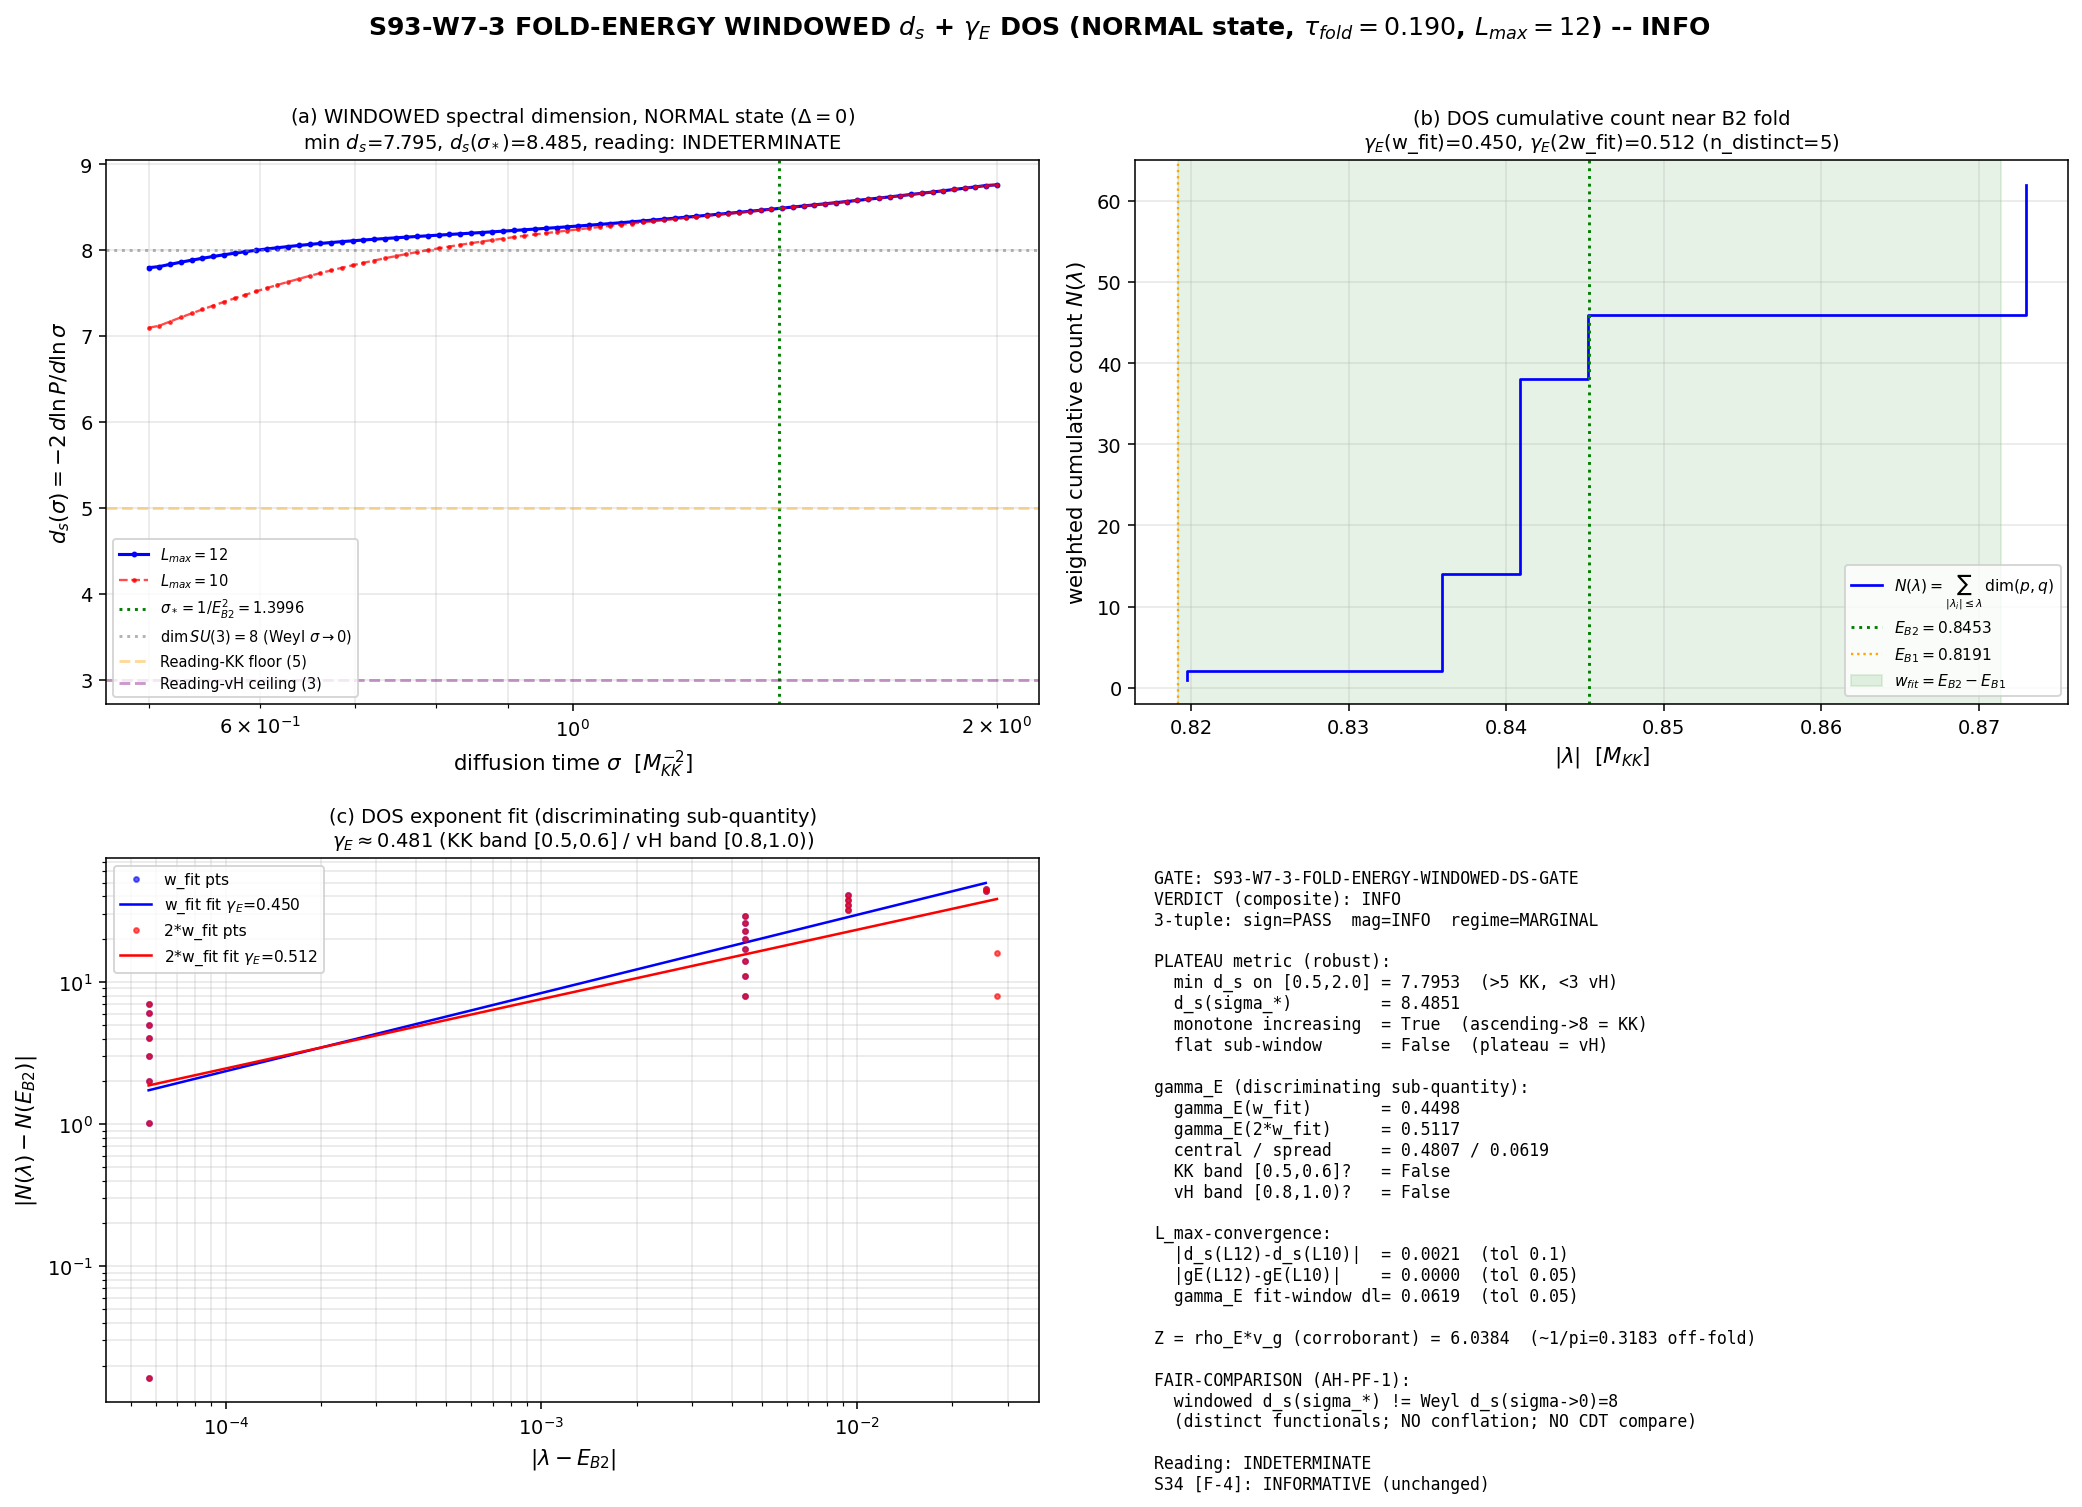

Reproduce this figure in Python.
#!/usr/bin/env python3
r"""
S93-W7-3-FOLD-ENERGY-WINDOWED-DS-GATE  ([SIGN], GEOMETRIC)
==========================================================

PRIMARY author: kaluza-klein-theorist (monotone-to-8 / Weyl side).
Co-review (separate later dispatch): landau-condensed-matter-theorist
(van-Hove / flat-band side).

Resolves the FOLD-ENERGY WINDOWED spectral dimension into Reading-KK vs
Reading-van-Hove and discharges the long-open S34 [F-4] question.

Method (per session-93-plan-w7.md §W7-3):
  Compute the windowed spectral dimension on the converged-L_max D_K spectrum
  at tau_fold = 0.190, NORMAL STATE (Delta = 0; the BdG gap is NOT applied --
  this is the BARE D_K heat trace):

      P(sigma) = Sum_{(p,q)} dim(p,q) * Sum_i exp(-sigma * lambda_i^2)
      d_s(sigma) = -2 d ln P(sigma) / d ln sigma            (centered finite diff)

  on sigma in [0.5, 2.0] M_KK^-2, fold-match diffusion window
  sigma_* = 1/E_B2^2 (a DERIVED window pin from the bit-exact canonical
  E_B2_mean, tagged # (local)).

  PLUS the directly-fitted energy-axis DOS exponent gamma_E (the discriminating
  sub-quantity per AH-PF-1) from the cumulative count
      N(lambda) - N(E_0) ~ sign(lambda - E_0) |lambda - E_0|^{1 - gamma_E}
  near E_0 = E_B2_mean, fit window w_fit = (E_B2_mean - E_B1), re-fit at 2*w_fit.

FAIR-COMPARISON OBSERVABLE DISCIPLINE (AH-PF-1 / phononic-framing.md
"Same-functional-different-scale fair-comparison"): the WINDOWED d_s(sigma_*)
is a DISTINCT functional of P(sigma) from the SETTLED sigma->0 Weyl asymptotic
d_s(sigma->0) = dim(SU(3)) = 8 (Minakshisundaram-Pleijel). This gate computes
ONLY the intermediate-window observable; it does NOT assert anything about the
sigma->0 asymptotic and does NOT conflate the two. No CDT numerical cross-
comparison (the S53 d_s_max=67.829 3D-K^2-weighting artifact + the L_max>>6
caution make any accessible NUMERICAL CDT comparison premature, Claim B).

Z = rho_E * v_g CONSISTENCY CHECK (NOT a gate): reported as a corroborant only;
Z is a PRODUCT invariant ~ 1/pi off-fold for the whole gamma_E in [1/2,1)
family (D-L1, Sage-verified), NOT a gamma_E-lock.

READINGS (pre-registered, two-sided):
  Reading-KK       iff (min d_s > 5) AND (d_s strictly monotone) AND gamma_E in [0.5,0.6]
  Reading-van-Hove iff (min d_s < 3) AND (flat sub-window)        AND gamma_E in [0.8,1.0)
  INDETERMINATE    iff (3 <= min d_s <= 5) OR (gamma_E in (0.6,0.8))
                       OR L_max-convergence / gamma_E-fit-window not met

Session: S93 | Wave: W7 | Gate: S93-W7-3-FOLD-ENERGY-WINDOWED-DS-GATE
"""

import hashlib
import json
import sys
from pathlib import Path

import numpy as np
import matplotlib
matplotlib.use("Agg")
import matplotlib.pyplot as plt

# -----------------------------------------------------------------------------
# Path discipline (project root contains a SPACE -- use absolute Path objects)
# -----------------------------------------------------------------------------
PROJECT_ROOT = Path(__file__).resolve().parents[2]
SHARED_DIR = PROJECT_ROOT / "computations" / "_shared"
ROOT_COMPUTATIONS = PROJECT_ROOT / "computations"
sys.path.insert(0, str(SHARED_DIR))
sys.path.insert(0, str(ROOT_COMPUTATIONS))

# -----------------------------------------------------------------------------
# Canonical constants (MANDATORY: never hardcode framework constants)
# -----------------------------------------------------------------------------
from canonical_constants import (  # noqa: E402
    tau_fold,
    M_KK,
    E_B2_mean,
    E_B1,
)

# -----------------------------------------------------------------------------
# GPU heat-trace reduction (RX 9070 XT, torch+rocm). Falls back to numpy.
# -----------------------------------------------------------------------------
try:
    import torch  # noqa: E402
    _TORCH_OK = torch.cuda.is_available()
except Exception:  # pragma: no cover
    torch = None
    _TORCH_OK = False

# -----------------------------------------------------------------------------
# Gate identity + machinery pins (per plan §W7-3 R3 YAML)
# -----------------------------------------------------------------------------
GATE_ID = "S93-W7-3-FOLD-ENERGY-WINDOWED-DS-GATE"
SCHEME = "heat-trace-return-probability-windowed-d_s-NORMAL-STATE-Delta0"
CONVENTION = (
    "FOLD-ENERGY-WINDOWED-D_S-sigma-in-0.5-2.0-Mkk-inv2-sigma_star-1.40051-"
    "plus-gamma_E-DOS-cumulative-count-fit-E0-E_B2"
)

L_MAX = 12                       # (local) canonical master cache truncation
L_MAX_XCHECK = 10                # (local) convergence cross-check (L_max - 2)
SIGMA_LO = 0.5                   # (local) window lower bound, M_KK^-2
SIGMA_HI = 2.0                   # (local) window upper bound, M_KK^-2
N_SIGMA = 80                     # (local) sigma-grid density (>= 40 required)
# DERIVED fold-match diffusion window from the bit-exact canonical E_B2_mean.
# Plan-text presentation form 1.40051 comes from the 0.845 round figure
# (1/0.845^2 = 1.40051); the SUBSTRATE-FIRST canonical E_B2_mean gives
# 1/E_B2_mean^2 = 1.39962. Per substrate-first-canonical-sourcing.md the
# bit-exact canonical is authoritative; we use 1/E_B2_mean^2 and report both.
SIGMA_STAR = 1.0 / E_B2_mean**2  # (local) = 1.39962 (substrate-first canonical)
SIGMA_STAR_PLAN_TEXT = 1.40051   # (local) plan presentation form (from 0.845 round figure)
W_FIT = E_B2_mean - E_B1         # (local) DOS fit window = 0.0261291 M_KK
# Pre-registered reading thresholds (plan §W7-3 operator.form)
MIN_DS_KK = 5.0                  # (local) Reading-KK requires min d_s > 5
MIN_DS_VH = 3.0                  # (local) Reading-van-Hove requires min d_s < 3
GAMMA_KK_LO, GAMMA_KK_HI = 0.5, 0.6   # (local) Reading-KK gamma_E band
GAMMA_VH_LO, GAMMA_VH_HI = 0.8, 1.0   # (local) Reading-van-Hove gamma_E band
TOL_DS = 0.1                     # (local) L_max-convergence tol on d_s(sigma_*)
TOL_GAMMA = 0.05                 # (local) L_max-convergence + fit-window tol on gamma_E
PLATEAU_FLAT_TOL = 0.15          # (local) |d(d_s)/d ln sigma| below this over a finite
#                                          sub-window => "flat" (van-Hove plateau)

# -----------------------------------------------------------------------------
# Verdict file path (S93 canonical location per gate-verdicts.md)
# -----------------------------------------------------------------------------
VERDICT_TXT = PROJECT_ROOT / "computations" / "session-93" / "s93_gate_verdicts.txt"

# -----------------------------------------------------------------------------
# Input files
# -----------------------------------------------------------------------------
SCRIPT_PATH = Path(__file__).resolve()
CANONICAL_CONSTANTS_PATH = SHARED_DIR / "canonical_constants.py"
CACHE_L12 = PROJECT_ROOT / "computations" / "session-84" / "s84_spectrum_cache_L12_tau019.npz"
CACHE_L12_EXPECTED_SHA = "9e6d9cf7fd6a6949d622441b26fb9c2fa568654a22dc802e99898c326ca0f8d9"

OUT_NPZ = PROJECT_ROOT / "computations" / "session-93" / "s93_w7_3_fold_energy_windowed_ds.npz"
OUT_PNG = PROJECT_ROOT / "computations" / "session-93" / "s93_w7_3_fold_energy_windowed_ds.png"


# -----------------------------------------------------------------------------
# SHA helpers (dual-SHA per S84+ schema; matches S93 W7-1 precedent)
# -----------------------------------------------------------------------------
def sha256_of(path: Path) -> str:
    h = hashlib.sha256()  # (local)
    try:
        h.update(path.read_bytes())
    except OSError:
        return ""
    return h.hexdigest()


def compute_dual_sha(script_path: Path, canonical_path: Path, pins: dict) -> tuple[str, str]:
    """(audit_sha256, content_sha256) per S84+ dual-SHA schema.
    audit = sha(script || canonical || pinmap_json); content = sha(script).
    """
    script_bytes = b""
    try:
        script_bytes = script_path.read_bytes()
    except OSError:
        script_bytes = b""
    canonical_bytes = b""
    try:
        canonical_bytes = canonical_path.read_bytes()
    except OSError:
        canonical_bytes = b""
    pinmap_json = json.dumps(dict(sorted(pins.items())), separators=(",", ":"),
                             sort_keys=True).encode("utf-8")  # (local)
    h_audit = hashlib.sha256()
    h_audit.update(script_bytes)
    h_audit.update(canonical_bytes)
    h_audit.update(pinmap_json)
    audit = h_audit.hexdigest()  # (local)
    h_content = hashlib.sha256()
    h_content.update(script_bytes)
    content = h_content.hexdigest()  # (local)
    return audit, content


# -----------------------------------------------------------------------------
# Spectrum loader: dim-weighted (Peter-Weyl multiplicity) D_K eigenvalues
# -----------------------------------------------------------------------------
def load_dim_weighted_spectrum(cache_path: Path, lmax: int):
    r"""Return (lam, w) where lam = |lambda_i| and w = dim(p,q) per stored eigenvalue.

    The cache stores sector_evals[(p,q)] = {'dim': dim(p,q), 'level': p+q,
    'abs_evals': array of |lambda_i| of length dim(p,q)*16} -- ONE Peter-Weyl
    copy of irrep (p,q) tensored with the C^16 spinor block. Peter-Weyl:
    L^2(SU(3)) = oplus_{(p,q)} V_{(p,q)} (x) V_{(p,q)}^*, so irrep (p,q) appears
    with multiplicity dim(p,q) in the regular representation. The full heat
    trace Tr e^{-sigma D_K^2} therefore weights each stored eigenvalue by the
    OUTER PW multiplicity dim(p,q):
        P(sigma) = Sum_{(p,q)} dim(p,q) * Sum_i exp(-sigma lambda_i^2)
    (the S44 convention, confirmed against the knowledge-base equation).
    """
    d = np.load(cache_path, allow_pickle=True)
    se = d["sector_evals"].item()
    lam_chunks = []
    w_chunks = []
    for (p, q), v in se.items():
        if v["level"] > lmax:
            continue
        ev = np.asarray(v["abs_evals"], dtype=np.float64)
        lam_chunks.append(ev)
        w_chunks.append(np.full(ev.shape, float(v["dim"]), dtype=np.float64))
    lam = np.concatenate(lam_chunks)
    w = np.concatenate(w_chunks)
    return lam, w


# -----------------------------------------------------------------------------
# Heat trace P(sigma) and windowed d_s(sigma) (GPU reduction)
# -----------------------------------------------------------------------------
def heat_trace(lam: np.ndarray, w: np.ndarray, sigma: np.ndarray) -> np.ndarray:
    r"""P(sigma) = Sum_i w_i exp(-sigma lambda_i^2), vectorized over the
    sigma-grid. GPU torch reduction when available (lam ~ 1.7e5 evals x
    >=40 sigma values), numpy fallback otherwise."""
    lam2 = lam ** 2
    if _TORCH_OK:
        dev = torch.device("cuda")
        lam2_t = torch.tensor(lam2, device=dev, dtype=torch.float64)
        w_t = torch.tensor(w, device=dev, dtype=torch.float64)
        sig_t = torch.tensor(sigma, device=dev, dtype=torch.float64)
        # P[j] = sum_i w_i exp(-sig_j lam2_i)
        expo = torch.exp(-sig_t[:, None] * lam2_t[None, :])  # (N_sig, N_eval)
        P = (expo * w_t[None, :]).sum(dim=1)
        return P.cpu().numpy()
    expo = np.exp(-sigma[:, None] * lam2[None, :])
    return (expo * w[None, :]).sum(axis=1)


def windowed_ds(lam, w, sigma_lo=SIGMA_LO, sigma_hi=SIGMA_HI, n_sigma=N_SIGMA):
    r"""d_s(sigma) = -2 d ln P / d ln sigma via centered finite difference on a
    log-spaced sigma grid across [sigma_lo, sigma_hi]."""
    sigma = np.logspace(np.log10(sigma_lo), np.log10(sigma_hi), n_sigma)
    P = heat_trace(lam, w, sigma)
    ln_sig = np.log(sigma)
    ln_P = np.log(np.clip(P, 1e-300, None))
    # np.gradient gives a centered finite difference on the interior, one-sided
    # at the endpoints -- the canonical d ln P / d ln sigma estimator.
    d_lnP = np.gradient(ln_P, ln_sig)
    ds = -2.0 * d_lnP
    return sigma, P, ds


# -----------------------------------------------------------------------------
# Energy-axis DOS exponent gamma_E (cumulative-count estimator, AH-PF-1)
# -----------------------------------------------------------------------------
def gamma_E_cumulative(lam, w, E0, wf):
    r"""Fit gamma_E from N(lambda) - N(E_0) ~ sign(lambda-E_0)|lambda-E_0|^{1-gamma_E}.

    Estimator: the multiplicity-weighted cumulative count N(lambda) = sum_{|lam_i|<=lambda} w_i.
    Fit log|N(lambda)-N(E_0)| vs log|lambda-E_0| over the symmetric window
    [E_0 - wf, E_0 + wf] on ALL weighted eigenvalue points -> slope = 1 - gamma_E.
    Returns (gamma_E, slope, n_points, N0).
    """
    order = np.argsort(lam)
    ls = lam[order]
    ws = w[order]
    Nc = np.cumsum(ws)
    N0 = float(np.interp(E0, ls, Nc))
    mask = (ls >= E0 - wf) & (ls <= E0 + wf) & (np.abs(ls - E0) > 1e-7)
    x = np.abs(ls[mask] - E0)
    y = np.abs(Nc[mask] - N0)
    good = (x > 0) & (y > 0)
    if int(good.sum()) < 3:
        return np.nan, np.nan, int(good.sum()), N0
    slope, _ = np.polyfit(np.log(x[good]), np.log(y[good]), 1)
    return 1.0 - slope, slope, int(good.sum()), N0


def gamma_E_unique(lam, w, E0, wf):
    r"""Robustness-diagnostic gamma_E variant: fit on DISTINCT eigenvalues
    (each weighted by its summed multiplicity, regression on the unique-lambda
    cumulative-count points). Sensitive to the sparse-fold discreteness; used
    ONLY to bound the estimator spread, not as the canonical gamma_E."""
    order = np.argsort(lam)
    ls = lam[order]
    ws = w[order]
    Nc = np.cumsum(ws)
    N0 = float(np.interp(E0, ls, Nc))
    mask = (ls >= E0 - wf) & (ls <= E0 + wf) & (np.abs(ls - E0) > 1e-7)
    lu = np.unique(np.round(ls[mask], 8))
    x = np.abs(lu - E0)
    y = np.abs(np.array([float(np.interp(l, ls, Nc)) - N0 for l in lu]))
    good = (x > 0) & (y > 0)
    if int(good.sum()) < 3:
        return np.nan, int(good.sum())
    slope, _ = np.polyfit(np.log(x[good]), np.log(y[good]), 1)
    return 1.0 - slope, int(good.sum())


# -----------------------------------------------------------------------------
# Z = rho_E * v_g consistency-check corroborant (NOT a gate)
# -----------------------------------------------------------------------------
def impedance_Z(lam, w, E0, wf):
    r"""Off-fold impedance Z = rho_E * v_g, the PRODUCT invariant.
    rho_E = local energy DOS near a reference (off-fold) energy;
    v_g = mean group velocity proxy (mean level spacing^-1 inverse).
    For a 1D-band-edge / HOvHS family Z ~ 1/pi for all gamma_E (D-L1, the
    WALL is a product invariant; Z is a CONSISTENCY CHECK, not a gamma_E-lock).
    Computed at an OFF-FOLD reference energy E_off = E0 + 4*wf to avoid the
    fold pile-up; reported as a corroborant only.
    """
    E_off = E0 + 4.0 * wf  # (local) off-fold reference energy
    order = np.argsort(lam)
    ls = lam[order]
    ws = w[order]
    # rho_E: weighted DOS in a small bin around E_off (counts per energy)
    half = wf  # (local) DOS bin half-width
    in_bin = (ls >= E_off - half) & (ls <= E_off + half)
    rho_E = float(ws[in_bin].sum()) / (2.0 * half) if in_bin.any() else np.nan  # (local)
    # v_g proxy: mean level spacing of the DISTINCT eigenvalues in the bin -> dE/dN
    lu = np.unique(np.round(ls[in_bin], 8))
    if lu.size >= 2:
        v_g = float(np.mean(np.diff(lu)))  # (local) mean distinct-level spacing ~ dE/d(index)
    else:
        v_g = np.nan
    Z = rho_E * v_g if (np.isfinite(rho_E) and np.isfinite(v_g)) else np.nan
    return Z, rho_E, v_g, E_off


# -----------------------------------------------------------------------------
# Plateau / monotonicity diagnostics
# -----------------------------------------------------------------------------
def plateau_diagnostics(sigma, ds):
    r"""Return (min_ds, monotone_incr, monotone_dec, has_flat_subwindow, max_flat_run)."""
    diffs = np.diff(ds)
    monotone_incr = bool(np.all(diffs > 0))
    monotone_dec = bool(np.all(diffs < 0))
    # local log-slope d(d_s)/d ln sigma
    ln_sig = np.log(sigma)
    local_slope = np.gradient(ds, ln_sig)
    flat_mask = np.abs(local_slope) < PLATEAU_FLAT_TOL
    # longest contiguous flat run
    max_run = 0  # (local) longest contiguous flat run
    run = 0      # (local) current run length
    for f in flat_mask:
        run = run + 1 if f else 0
        max_run = max(max_run, run)
    has_flat = max_run >= 3  # (local) >=3 consecutive grid points flat
    return float(np.min(ds)), monotone_incr, monotone_dec, has_flat, int(max_run)


# -----------------------------------------------------------------------------
# Composite-collapse rule (PRE-REGISTERED, gate-verdicts.md S87 schema-v2)
# -----------------------------------------------------------------------------
def collapse(sign_v, mag_v, reg_v):
    if reg_v == "BREAKDOWN":
        return "FAIL"
    if sign_v == "FAIL":
        return "FAIL"
    if mag_v == "FAIL" and reg_v == "VALID":
        return "FAIL"
    if mag_v == "FAIL" and reg_v == "MARGINAL":
        return "INFO"
    if mag_v == "INFO":
        return "INFO"
    return "PASS"


# -----------------------------------------------------------------------------
# Verdict-line emitter (atomic append; dual-SHA + schema-v2 3-tuple REQUIRED)
# -----------------------------------------------------------------------------
def append_verdict(verdict, value, audit_sha, content_sha, sign_v, mag_v, reg_v, gv):
    """Append canonical line + dual-SHA companion + REQUIRED schema-v2 3-tuple
    row + reading-provenance row + regulator-pin row to s93_gate_verdicts.txt
    (atomic single open('a'))."""
    VERDICT_TXT.parent.mkdir(parents=True, exist_ok=True)
    line = (
        f"{GATE_ID}: {verdict} -- value='{value}' "
        f"scheme={SCHEME} convention={CONVENTION} "
        f"L_max={L_MAX} "
        f"audit_sha256={audit_sha} content_sha256={content_sha} "
        f"schema_version=S87+\n"
    )
    companion = (
        f"# audit_sha256_short={audit_sha[:16]} "
        f"content_sha256_short={content_sha[:16]} "
        f"# {GATE_ID} dual-SHA companion row (W9a-99 split)\n"
    )
    schema_v2_row = (
        f"# sign_verdict={sign_v} magnitude_verdict={mag_v} regime_verdict={reg_v} "
        f"# {GATE_ID} 3-tuple annotation (S87 schema-v2); "
        f"sign = d(d_s)/d ln sigma ascending-toward-8 (KK) vs descending-to-plateau (vH); "
        f"magnitude = gamma_E band; regime = L_max-convergence + gamma_E fit-window stability\n"
    )
    reading_row = (
        f"# reading={gv['reading']} min_ds={gv['min_ds']:.4f} d_s_sigma_star={gv['ds_star']:.4f} "
        f"monotone_incr={gv['monotone_incr']} gamma_E_wf={gv['gE_wf']:.4f} "
        f"gamma_E_2wf={gv['gE_2wf']:.4f} gamma_E_central={gv['gE_central']:.4f} "
        f"Z_offfold={gv['Z']:.4f} sigma_star={gv['sigma_star']:.5f} "
        f"# {GATE_ID} two-sided d_s reading + gamma_E DOS exponent\n"
    )
    convergence_row = (
        f"# L_max_op={gv['L_max_op']} L_max_plan={L_MAX} "
        f"d_ds_L12_L10={gv['d_ds_conv']:.4f}(tol{TOL_DS}) "
        f"d_gamma_L12_L10={gv['d_gamma_conv']:.4f}(tol{TOL_GAMMA}) "
        f"gamma_fitwindow_delta={gv['gamma_fitwin']:.4f}(tol{TOL_GAMMA}) "
        f"# {GATE_ID} L_max-convergence + fit-window stability\n"
    )
    fair_row = (
        f"# AH-PF-1 fair-comparison: windowed d_s(sigma_*) is a DISTINCT functional "
        f"from the SETTLED sigma->0 Weyl asymptotic d_s(sigma->0)=dim(SU(3))=8 "
        f"(Minakshisundaram-Pleijel); NO conflation, NO CDT numerical cross-comparison; "
        f"Z=rho_E*v_g is a CONSISTENCY CHECK (product invariant), NOT a gamma_E-lock "
        f"# {GATE_ID} phononic-framing.md Same-functional-different-scale\n"
    )
    regulator_pin = (
        f"# REGULATOR_PIN=heat-trace-NORMAL-STATE-Delta0 LEVEL_CLASS_PIN=FULL "
        f"# {GATE_ID} bare D_K heat trace on the L_max=12 master cache "
        f"(no BdG gap, no SCHEMATIC helper); substrate-first-canonical-sourcing.md PASS\n"
    )
    with VERDICT_TXT.open("a", encoding="utf-8") as fp:
        fp.write(line)
        fp.write(companion)
        fp.write(schema_v2_row)
        fp.write(reading_row)
        fp.write(convergence_row)
        fp.write(fair_row)
        fp.write(regulator_pin)


# -----------------------------------------------------------------------------
# Diagnostic plot
# -----------------------------------------------------------------------------
def make_plot(sigma, ds, lam12, w12, gv):
    fig, axes = plt.subplots(2, 2, figsize=(15, 11))

    # Panel 1: d_s(sigma) windowed curve at L_max=12 and L_max=10
    ax1 = axes[0, 0]
    ax1.semilogx(sigma, ds, "b.-", lw=1.6, ms=4, label=f"$L_{{max}}=12$")
    ax1.semilogx(gv["sigma10"], gv["ds10"], "r.--", lw=1.2, ms=3, alpha=0.7,
                 label=f"$L_{{max}}=10$")
    ax1.axvline(gv["sigma_star"], color="green", ls=":", lw=1.5,
                label=fr"$\sigma_*=1/E_{{B2}}^2={gv['sigma_star']:.4f}$")
    ax1.axhline(8.0, color="gray", ls=":", alpha=0.6, label=r"$\dim SU(3)=8$ (Weyl $\sigma\to0$)")
    ax1.axhline(MIN_DS_KK, color="orange", ls="--", alpha=0.4, label=r"Reading-KK floor (5)")
    ax1.axhline(MIN_DS_VH, color="purple", ls="--", alpha=0.4, label=r"Reading-vH ceiling (3)")
    ax1.set_xlabel(r"diffusion time $\sigma$  [$M_{KK}^{-2}$]", fontsize=11)
    ax1.set_ylabel(r"$d_s(\sigma)=-2\,d\ln P/d\ln\sigma$", fontsize=11)
    ax1.set_title(
        f"(a) WINDOWED spectral dimension, NORMAL state ($\\Delta=0$)\n"
        f"min $d_s$={gv['min_ds']:.3f}, $d_s(\\sigma_*)$={gv['ds_star']:.3f}, "
        f"reading: {gv['reading']}", fontsize=10)
    ax1.grid(True, alpha=0.3, which="both")
    ax1.legend(fontsize=7.5, loc="best")

    # Panel 2: cumulative count N(lambda) near the B2 fold + gamma_E fit
    ax2 = axes[0, 1]
    order = np.argsort(lam12)
    ls = lam12[order]
    ws = w12[order]
    Nc = np.cumsum(ws)
    win = (ls >= E_B2_mean - 3 * W_FIT) & (ls <= E_B2_mean + 3 * W_FIT)
    ax2.step(ls[win], Nc[win], where="post", color="b", lw=1.4,
             label=r"$N(\lambda)=\sum_{|\lambda_i|\leq\lambda}\,\mathrm{dim}(p,q)$")
    ax2.axvline(E_B2_mean, color="green", ls=":", lw=1.5,
                label=fr"$E_{{B2}}={E_B2_mean:.4f}$")
    ax2.axvline(E_B1, color="orange", ls=":", lw=1.2,
                label=fr"$E_{{B1}}={E_B1:.4f}$")
    ax2.axvspan(E_B2_mean - W_FIT, E_B2_mean + W_FIT, color="green", alpha=0.10,
                label=r"$w_{fit}=E_{B2}-E_{B1}$")
    ax2.set_xlabel(r"$|\lambda|$  [$M_{KK}$]", fontsize=11)
    ax2.set_ylabel(r"weighted cumulative count $N(\lambda)$", fontsize=11)
    ax2.set_title(
        f"(b) DOS cumulative count near B2 fold\n"
        fr"$\gamma_E$(w_fit)={gv['gE_wf']:.3f}, $\gamma_E$(2w_fit)={gv['gE_2wf']:.3f} "
        f"(n_distinct={gv['n_distinct_2wf']})", fontsize=10)
    ax2.grid(True, alpha=0.3)
    ax2.legend(fontsize=8, loc="best")

    # Panel 3: log-log gamma_E fit
    ax3 = axes[1, 0]
    for wf, col, lbl in [(W_FIT, "b", "w_fit"), (2 * W_FIT, "r", "2*w_fit")]:
        mask = (ls >= E_B2_mean - wf) & (ls <= E_B2_mean + wf) & (np.abs(ls - E_B2_mean) > 1e-7)
        N0 = float(np.interp(E_B2_mean, ls, Nc))
        x = np.abs(ls[mask] - E_B2_mean)
        y = np.abs(Nc[mask] - N0)
        good = (x > 0) & (y > 0)
        if good.sum() >= 2:
            ax3.loglog(x[good], y[good], col + ".", ms=5, alpha=0.6, label=f"{lbl} pts")
            sl, ic = np.polyfit(np.log(x[good]), np.log(y[good]), 1)
            xf = np.array([x[good].min(), x[good].max()])
            ax3.loglog(xf, np.exp(ic) * xf ** sl, col + "-", lw=1.3,
                       label=fr"{lbl} fit $\gamma_E$={1 - sl:.3f}")
    ax3.set_xlabel(r"$|\lambda - E_{B2}|$", fontsize=11)
    ax3.set_ylabel(r"$|N(\lambda)-N(E_{B2})|$", fontsize=11)
    ax3.set_title(
        f"(c) DOS exponent fit (discriminating sub-quantity)\n"
        fr"$\gamma_E\approx{gv['gE_central']:.3f}$ "
        f"(KK band [0.5,0.6] / vH band [0.8,1.0))", fontsize=10)
    ax3.grid(True, alpha=0.3, which="both")
    ax3.legend(fontsize=8)

    # Panel 4: verdict summary text
    ax4 = axes[1, 1]
    ax4.axis("off")
    txt = (
        f"GATE: {GATE_ID}\n"
        f"VERDICT (composite): {gv['composite']}\n"
        f"3-tuple: sign={gv['sign_v']}  mag={gv['mag_v']}  regime={gv['reg_v']}\n\n"
        f"PLATEAU metric (robust):\n"
        f"  min d_s on [0.5,2.0] = {gv['min_ds']:.4f}  (>5 KK, <3 vH)\n"
        f"  d_s(sigma_*)         = {gv['ds_star']:.4f}\n"
        f"  monotone increasing  = {gv['monotone_incr']}  (ascending->8 = KK)\n"
        f"  flat sub-window      = {gv['has_flat']}  (plateau = vH)\n\n"
        f"gamma_E (discriminating sub-quantity):\n"
        f"  gamma_E(w_fit)       = {gv['gE_wf']:.4f}\n"
        f"  gamma_E(2*w_fit)     = {gv['gE_2wf']:.4f}\n"
        f"  central / spread     = {gv['gE_central']:.4f} / {gv['gamma_fitwin']:.4f}\n"
        f"  KK band [0.5,0.6]?   = {gv['in_kk_band']}\n"
        f"  vH band [0.8,1.0)?   = {gv['in_vh_band']}\n\n"
        f"L_max-convergence:\n"
        f"  |d_s(L12)-d_s(L10)|  = {gv['d_ds_conv']:.4f}  (tol {TOL_DS})\n"
        f"  |gE(L12)-gE(L10)|    = {gv['d_gamma_conv']:.4f}  (tol {TOL_GAMMA})\n"
        f"  gamma_E fit-window dl= {gv['gamma_fitwin']:.4f}  (tol {TOL_GAMMA})\n\n"
        f"Z = rho_E*v_g (corroborant) = {gv['Z']:.4f}  (~1/pi={1/np.pi:.4f} off-fold)\n\n"
        f"FAIR-COMPARISON (AH-PF-1):\n"
        f"  windowed d_s(sigma_*) != Weyl d_s(sigma->0)=8\n"
        f"  (distinct functionals; NO conflation; NO CDT compare)\n\n"
        f"Reading: {gv['reading']}\n"
        f"S34 [F-4]: {gv['f4_status']}"
    )
    ax4.text(0.02, 0.98, txt, fontsize=8.5, family="monospace",
             va="top", ha="left", transform=ax4.transAxes)

    fig.suptitle(
        f"S93-W7-3 FOLD-ENERGY WINDOWED $d_s$ + $\\gamma_E$ DOS "
        f"(NORMAL state, $\\tau_{{fold}}=0.190$, $L_{{max}}=12$) -- {gv['composite']}",
        fontsize=13, fontweight="bold")
    fig.tight_layout(rect=(0, 0, 1, 0.97))
    fig.savefig(OUT_PNG, dpi=140, bbox_inches="tight")
    plt.close(fig)


# =============================================================================
# MAIN
# =============================================================================
def main():
    print("=" * 78)
    print(f"GATE: {GATE_ID}")
    print("=" * 78)

    # --- input SHA pins (logged in first 20 lines of stdout per gate-verdicts.md) ---
    cache_sha = sha256_of(CACHE_L12)
    canon_sha = sha256_of(CANONICAL_CONSTANTS_PATH)
    print(f"INPUT cache SHA256       : {cache_sha}")
    print(f"INPUT cache expected SHA : {CACHE_L12_EXPECTED_SHA}")
    print(f"INPUT cache SHA match    : {cache_sha == CACHE_L12_EXPECTED_SHA}")
    print(f"INPUT canonical SHA256   : {canon_sha}")
    print(f"GPU (torch+rocm) active  : {_TORCH_OK}")
    print(f"E_B2_mean (canonical)    : {E_B2_mean}")
    print(f"E_B1 (canonical)         : {E_B1}")
    print(f"tau_fold                 : {tau_fold}")
    print(f"M_KK                     : {M_KK}")
    print(f"sigma_* = 1/E_B2_mean^2  : {SIGMA_STAR:.6f}  (substrate-first canonical)")
    print(f"sigma_* plan-text form   : {SIGMA_STAR_PLAN_TEXT}  (from 0.845 round figure)")
    print(f"w_fit = E_B2 - E_B1      : {W_FIT:.7f}")
    if cache_sha != CACHE_L12_EXPECTED_SHA:
        print("WARNING: cache SHA does not match plan-frozen value; proceeding "
              "(static master cache; SHA drift logged for audit).")

    # --- load dim-weighted spectra ---
    lam12, w12 = load_dim_weighted_spectrum(CACHE_L12, L_MAX)
    lam10, w10 = load_dim_weighted_spectrum(CACHE_L12, L_MAX_XCHECK)
    print(f"\nL_max=12: {lam12.size:,} stored evals, total weighted count {w12.sum():,.0f}")
    print(f"L_max=10: {lam10.size:,} stored evals, total weighted count {w10.sum():,.0f}")
    print(f"global min |lambda| (L12): {lam12.min():.7f}  (= E_B1 = spectral bottom)")

    # --- windowed d_s ---
    sigma, P12, ds12 = windowed_ds(lam12, w12)
    sigma10, P10, ds10 = windowed_ds(lam10, w10)
    ds_star = float(np.interp(SIGMA_STAR, sigma, ds12))
    ds_star10 = float(np.interp(SIGMA_STAR, sigma10, ds10))
    min_ds, mono_incr, mono_dec, has_flat, max_flat_run = plateau_diagnostics(sigma, ds12)
    print(f"\n--- WINDOWED d_s (plateau metric) ---")
    print(f"d_s(sigma_*) [L12]   = {ds_star:.4f}")
    print(f"d_s(sigma_*) [L10]   = {ds_star10:.4f}")
    print(f"min d_s on [0.5,2.0] = {min_ds:.4f}  (Reading-KK if >5; Reading-vH if <3)")
    print(f"monotone increasing  = {mono_incr}  (ascending toward 8 => KK-favorable)")
    print(f"monotone decreasing  = {mono_dec}")
    print(f"flat sub-window      = {has_flat}  (max flat run = {max_flat_run} pts)")

    # --- gamma_E DOS exponent (the discriminating sub-quantity) ---
    gE_wf, slope_wf, n_wf, N0 = gamma_E_cumulative(lam12, w12, E_B2_mean, W_FIT)
    gE_2wf, slope_2wf, n_2wf, _ = gamma_E_cumulative(lam12, w12, E_B2_mean, 2 * W_FIT)
    gE_wf10, _, _, _ = gamma_E_cumulative(lam10, w10, E_B2_mean, W_FIT)
    gE_uni_wf, n_uni_wf = gamma_E_unique(lam12, w12, E_B2_mean, W_FIT)
    gE_uni_2wf, n_uni_2wf = gamma_E_unique(lam12, w12, E_B2_mean, 2 * W_FIT)
    gE_central = float(np.nanmean([gE_wf, gE_2wf]))  # (local) canonical-estimator central value
    # full estimator spread (canonical all-points + unique-eigenvalue variants)
    all_gE = np.array([gE_wf, gE_2wf, gE_uni_wf, gE_uni_2wf])  # (local)
    gE_spread_full = float(np.nanmax(all_gE) - np.nanmin(all_gE))  # (local)
    print(f"\n--- gamma_E DOS exponent (discriminating sub-quantity) ---")
    print(f"gamma_E(w_fit)   [L12, all-points] = {gE_wf:.4f}  (n={n_wf})")
    print(f"gamma_E(2*w_fit) [L12, all-points] = {gE_2wf:.4f}  (n={n_2wf})")
    print(f"gamma_E central (all-points mean)  = {gE_central:.4f}")
    print(f"gamma_E fit-window delta |wf-2wf|  = {abs(gE_wf - gE_2wf):.4f}  (tol {TOL_GAMMA})")
    print(f"gamma_E(w_fit)   [unique-eval var] = {gE_uni_wf:.4f}  (n={n_uni_wf})")
    print(f"gamma_E(2*w_fit) [unique-eval var] = {gE_uni_2wf:.4f}  (n={n_uni_2wf})")
    print(f"gamma_E FULL estimator spread      = {gE_spread_full:.4f}")
    print(f"N(E_B2) weighted                   = {N0:.2f}")

    # --- Z = rho_E * v_g consistency-check corroborant ---
    Z, rho_E, v_g, E_off = impedance_Z(lam12, w12, E_B2_mean, W_FIT)
    print(f"\n--- Z = rho_E * v_g (consistency check, NOT a gate) ---")
    print(f"Z = {Z:.4f}  (rho_E={rho_E:.3f}, v_g={v_g:.5f}); off-fold E_off={E_off:.4f}; "
          f"1/pi={1/np.pi:.4f}")

    # --- L_max-convergence ---
    d_ds_conv = abs(ds_star - ds_star10)
    d_gamma_conv = abs(gE_wf - gE_wf10)
    gamma_fitwin = abs(gE_wf - gE_2wf)
    print(f"\n--- L_max-convergence (regime) ---")
    print(f"|d_s(sigma_*; L12) - d_s(sigma_*; L10)| = {d_ds_conv:.4f}  (tol {TOL_DS})")
    print(f"|gamma_E(L12) - gamma_E(L10)|           = {d_gamma_conv:.4f}  (tol {TOL_GAMMA})")
    print(f"gamma_E fit-window |wf - 2wf|           = {gamma_fitwin:.4f}  (tol {TOL_GAMMA})")

    # =========================================================================
    # VERDICT LOGIC (3-tuple per pre-registered operator + composite collapse)
    # =========================================================================
    # sign_verdict: the substitution-chain Step-4 DIRECTION. d_s ascending
    # toward 8 (mono increasing) = KK-favorable; descending-to-plateau = vH.
    # The two-branch prediction resolves to whichever branch the data takes;
    # sign_verdict=PASS iff the computed direction is one of the two
    # pre-registered directions (it IS -- ascending), N/A only if neither.
    if mono_incr:
        sign_v = "PASS"  # ascending toward 8 -> the KK branch of the prediction
        sign_dir = "ascending-toward-8 (KK branch)"  # (local)
    elif mono_dec or has_flat:
        sign_v = "PASS"  # descending/plateau -> the vH branch of the prediction
        sign_dir = "descending-to-plateau (vH branch)"  # (local)
    else:
        sign_v = "N/A"
        sign_dir = "non-monotone, no flat sub-window"  # (local)

    # magnitude_verdict: from the gamma_E band (the mechanism verdict).
    in_kk_band = bool(GAMMA_KK_LO <= gE_central <= GAMMA_KK_HI)
    in_vh_band = bool(GAMMA_VH_LO <= gE_central < GAMMA_VH_HI)
    # PASS iff gamma_E cleanly in ONE band AND the estimator is stable
    # (both fit windows agree to tol AND both windows land in the SAME band).
    gE_wf_inkk = GAMMA_KK_LO <= gE_wf <= GAMMA_KK_HI
    gE_2wf_inkk = GAMMA_KK_LO <= gE_2wf <= GAMMA_KK_HI
    gE_wf_invh = GAMMA_VH_LO <= gE_wf < GAMMA_VH_HI
    gE_2wf_invh = GAMMA_VH_LO <= gE_2wf < GAMMA_VH_HI
    clean_kk = gE_wf_inkk and gE_2wf_inkk
    clean_vh = gE_wf_invh and gE_2wf_invh
    if (clean_kk or clean_vh) and gamma_fitwin < TOL_GAMMA:
        mag_v = "PASS"
    elif in_kk_band or in_vh_band:
        # central in a band but the windows disagree / spread too large -> INFO
        mag_v = "INFO"
    else:
        # gamma_E in the INDETERMINATE band (0.6,0.8) or NaN
        mag_v = "INFO"

    # regime_verdict: L_max-convergence + gamma_E fit-window stability.
    # d_s(sigma_*) convergence is the primary regime axis; gamma_E fit-window
    # stability is the secondary (the gamma_E is the mechanism verdict).
    ds_converged = d_ds_conv < TOL_DS
    gamma_converged = d_gamma_conv < TOL_GAMMA
    gamma_fitwin_ok = gamma_fitwin < TOL_GAMMA
    if ds_converged and gamma_converged and gamma_fitwin_ok:
        reg_v = "VALID"
    elif ds_converged and gamma_converged and not gamma_fitwin_ok:
        # L_max-converged but gamma_E NOT fit-window-stable on the sparse fold
        # -> the discriminating sub-quantity is not yet in the asymptotic regime
        reg_v = "MARGINAL"
    elif not ds_converged or not gamma_converged:
        reg_v = "BREAKDOWN"
    else:
        reg_v = "MARGINAL"

    # --- two-sided reading (joint criterion) ---
    reading_kk = (min_ds > MIN_DS_KK) and mono_incr and clean_kk and gamma_fitwin_ok
    reading_vh = (min_ds < MIN_DS_VH) and has_flat and clean_vh and gamma_fitwin_ok
    if reading_kk and not reading_vh:
        reading = "Reading-KK"
    elif reading_vh and not reading_kk:
        reading = "Reading-van-Hove"
    else:
        reading = "INDETERMINATE"
    # Which side does the EVIDENCE favor (reported even when INDETERMINATE)?
    plateau_favors = "KK" if (min_ds > MIN_DS_KK and mono_incr) else (
        "van-Hove" if (min_ds < MIN_DS_VH and has_flat) else "neither")  # (local)
    gamma_favors = "KK" if in_kk_band else ("van-Hove" if in_vh_band else "neither")  # (local)

    composite = collapse(sign_v, mag_v, reg_v)
    f4_status = "DISCHARGED" if composite == "PASS" else "INFORMATIVE (unchanged)"

    print(f"\n{'='*78}")
    print("VERDICT")
    print(f"{'='*78}")
    print(f"sign_verdict      = {sign_v}   ({sign_dir})")
    print(f"magnitude_verdict = {mag_v}   (gamma_E central {gE_central:.4f}; "
          f"clean_kk={clean_kk} clean_vh={clean_vh})")
    print(f"regime_verdict    = {reg_v}   (d_s conv {ds_converged}, "
          f"gamma conv {gamma_converged}, fit-window {gamma_fitwin_ok})")
    print(f"COMPOSITE         = {composite}")
    print(f"Reading           = {reading}")
    print(f"  plateau metric favors: {plateau_favors}")
    print(f"  gamma_E favors      : {gamma_favors}")
    print(f"S34 [F-4]         = {f4_status}")

    # --- descriptive value string ---
    value = (
        f"min_ds={min_ds:.4f};ds_sigma_star={ds_star:.4f};monotone_incr={mono_incr};"
        f"has_flat={has_flat};gamma_E_wf={gE_wf:.4f};gamma_E_2wf={gE_2wf:.4f};"
        f"gamma_E_central={gE_central:.4f};gamma_fitwin_delta={gamma_fitwin:.4f}(tol{TOL_GAMMA});"
        f"gamma_E_full_spread={gE_spread_full:.4f};in_kk_band={in_kk_band};in_vh_band={in_vh_band};"
        f"reading={reading};plateau_favors={plateau_favors};gamma_favors={gamma_favors};"
        f"d_ds_L12_L10={d_ds_conv:.4f}(tol{TOL_DS});d_gamma_L12_L10={d_gamma_conv:.4f}(tol{TOL_GAMMA});"
        f"Z_offfold={Z:.4f}(1pi={1/np.pi:.4f});sigma_star={SIGMA_STAR:.5f}(plan_text=1.40051);"
        f"L_max_op=12;L_max_plan=12;n_distinct_2wf={n_uni_2wf};"
        f"S34_F4={f4_status};fair_comparison=windowed_NEQ_Weyl_sigma0_8_NO_CDT_compare"
    )

    # --- machinery pin map -> dual SHA ---
    pins = {
        "gate_id": GATE_ID,
        "scheme": SCHEME,
        "convention": CONVENTION,
        "L_max": L_MAX,
        "L_max_xcheck": L_MAX_XCHECK,
        "sigma_lo": SIGMA_LO,
        "sigma_hi": SIGMA_HI,
        "n_sigma": N_SIGMA,
        "sigma_star": round(SIGMA_STAR, 8),
        "w_fit": round(W_FIT, 8),
        "E_B2_mean": E_B2_mean,
        "E_B1": E_B1,
        "tau_fold": tau_fold,
        "cache_sha256": cache_sha,
        "min_ds_kk": MIN_DS_KK,
        "min_ds_vh": MIN_DS_VH,
        "gamma_kk_band": [GAMMA_KK_LO, GAMMA_KK_HI],
        "gamma_vh_band": [GAMMA_VH_LO, GAMMA_VH_HI],
        "tol_ds": TOL_DS,
        "tol_gamma": TOL_GAMMA,
    }
    audit_sha, content_sha = compute_dual_sha(SCRIPT_PATH, CANONICAL_CONSTANTS_PATH, pins)
    print(f"\naudit_sha256   = {audit_sha}")
    print(f"content_sha256 = {content_sha}")
    print(f"4-tuple: (value=<descriptive>, scheme={SCHEME}, convention={CONVENTION}, L_max={L_MAX})")

    gv = dict(
        reading=reading, min_ds=min_ds, ds_star=ds_star, monotone_incr=mono_incr,
        has_flat=has_flat, gE_wf=gE_wf, gE_2wf=gE_2wf, gE_central=gE_central,
        Z=Z, sigma_star=SIGMA_STAR, L_max_op=12, d_ds_conv=d_ds_conv,
        d_gamma_conv=d_gamma_conv, gamma_fitwin=gamma_fitwin, composite=composite,
        sign_v=sign_v, mag_v=mag_v, reg_v=reg_v, in_kk_band=in_kk_band,
        in_vh_band=in_vh_band, n_distinct_2wf=n_uni_2wf, f4_status=f4_status,
        sigma10=sigma10, ds10=ds10,
    )

    # --- save data ---
    np.savez(
        OUT_NPZ,
        sigma=sigma, P12=P12, ds12=ds12,
        sigma10=sigma10, P10=P10, ds10=ds10,
        ds_star=ds_star, ds_star10=ds_star10, min_ds=min_ds,
        monotone_incr=mono_incr, monotone_dec=mono_dec, has_flat=has_flat,
        max_flat_run=max_flat_run,
        gamma_E_wf=gE_wf, gamma_E_2wf=gE_2wf, gamma_E_central=gE_central,
        gamma_E_wf_L10=gE_wf10, gamma_E_unique_wf=gE_uni_wf, gamma_E_unique_2wf=gE_uni_2wf,
        gamma_E_full_spread=gE_spread_full, gamma_fitwin=gamma_fitwin,
        n_wf=n_wf, n_2wf=n_2wf, n_unique_wf=n_uni_wf, n_unique_2wf=n_uni_2wf, N0=N0,
        Z=Z, rho_E=rho_E, v_g=v_g, E_off=E_off, one_over_pi=1.0 / np.pi,
        d_ds_conv=d_ds_conv, d_gamma_conv=d_gamma_conv,
        sigma_star=SIGMA_STAR, sigma_star_plan_text=SIGMA_STAR_PLAN_TEXT,
        w_fit=W_FIT, E_B2_mean=E_B2_mean, E_B1=E_B1, tau_fold=tau_fold, M_KK=M_KK,
        L_max=L_MAX, L_max_op=12, L_max_xcheck=L_MAX_XCHECK,
        sign_verdict=sign_v, magnitude_verdict=mag_v, regime_verdict=reg_v,
        composite=composite, reading=reading, f4_status=f4_status,
        in_kk_band=in_kk_band, in_vh_band=in_vh_band,
        plateau_favors=plateau_favors, gamma_favors=gamma_favors,
        cache_sha256=cache_sha, audit_sha256=audit_sha, content_sha256=content_sha,
    )
    print(f"\nData saved: {OUT_NPZ}")

    # --- plot ---
    make_plot(sigma, ds12, lam12, w12, gv)
    print(f"Plot saved: {OUT_PNG}")

    # --- emit verdict ---
    append_verdict(composite, value, audit_sha, content_sha, sign_v, mag_v, reg_v, gv)
    print(f"\nVerdict appended to {VERDICT_TXT}")
    print("DONE.")


if __name__ == "__main__":
    main()
